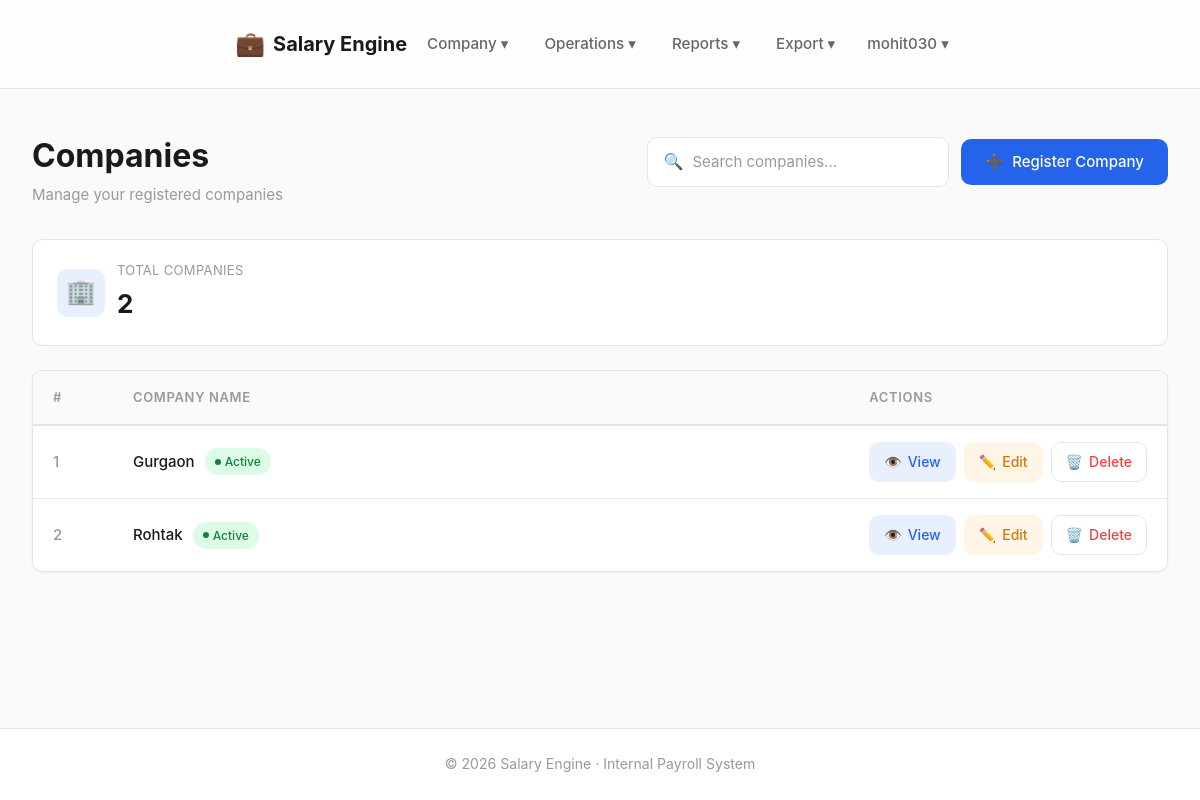
Before: /companies/ (signed in) with the older database file.
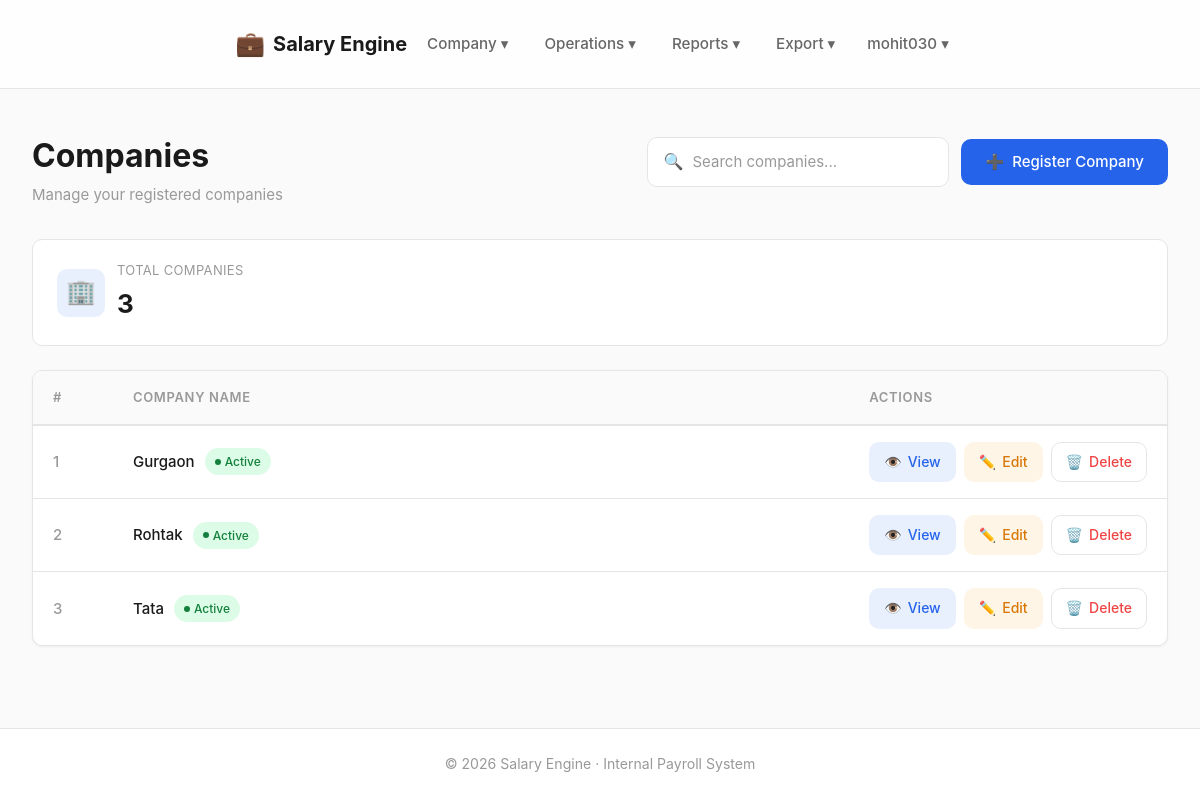
After: the same page with the newer database file.
### companies/models.py (models this page shows, shortened)
class Company(models.Model):
    organisation = models.ForeignKey(
        Organisation,
        on_delete=models.CASCADE,
        related_name="companies"
    )
    serial_no = models.PositiveIntegerField()
    name = models.CharField(max_length=200)
    address = models.TextField(blank=True)
    gst_number = models.CharField(max_length=15, blank=True, help_text="15-character GSTIN")
    contact_name = models.CharField(max_length=150, blank=True)
    contact_phone = models.CharField(max_length=20, blank=True)
    contact_email = models.EmailField(blank=True)
    is_active = models.BooleanField(default=True)
    class Meta:
        unique_together = ("organisation", "serial_no")
        ordering = ["serial_no"]

### companies/views.py (the view)
# urls.py: path("", views.company_list, name="company_list"),
@login_required
def company_list(request):
    org_user = OrganisationUser.objects.filter(user=request.user).first()
    if not org_user:
        return render(
            request,
            "companies/company_list.html",
            {"companies": []}
        )
    companies = Company.objects.filter(
        organisation=org_user.organisation
    ).order_by("serial_no")
    return render(
        request,
        "companies/company_list.html",
        {"companies": companies}
    )

### dashboard/context_processors.py (called while the page is built, shortened)
def approval_badges(request):
    if not request.user.is_authenticated or not request.user.is_staff:
        return {}

### templates/companies/company_list.html (shortened to what the changed rows need)
{% extends "base.html" %}
{% block content %}
<div class="page-container">
    <div class="page-header">
        <div class="header-content">
            <h1 class="page-title">Companies</h1>
        </div>
    </div>
    {% if companies %}
        <div class="stats-bar">
            <div class="stat-item">
                <div class="stat-icon">🏢</div>
                <div class="stat-content">
                    <span class="stat-label">Total Companies</span>
                    <span class="stat-value" id="totalCount">{{ companies|length }}</span>
                </div>
            </div>
        </div>
        <div class="table-container">
            <table class="companies-table">
                <thead>
                    <tr>
                        <th>#</th>
                        <th>Company Name</th>
                        <th>Actions</th>
                    </tr>
                </thead>
                <tbody id="companiesTableBody">
                    {% for company in companies %}
                        <tr class="company-row" data-company-name="{{ company.name|lower }}">
                            <td>
                                <span class="company-serial">{{ company.serial_no }}</span>
                            </td>
                            <td>
                                <div class="company-name">
                                    <span class="company-name-text">{{ company.name }}</span>
                                    {% if company.is_active %}
                                        <span class="company-status active">
                                            <span class="status-dot"></span>
                                            Active
                                        </span>
                                    {% else %}
                                        <span class="company-status inactive">
                                            <span class="status-dot"></span>
                                            Inactive
                                        </span>
                                    {% endif %}
                                </div>
                            </td>
                            <td>
                                <div class="action-buttons">
                                    <a href="{% url 'companies:company_detail' company.id %}" class="action-btn action-btn-view">
                                        <span>👁️</span>
                                        <span>View</span>
                                    </a>
                                    <a href="{% url 'companies:company_edit' company.id %}" class="action-btn action-btn-edit">
                                        <span>✏️</span>
                                        <span>Edit</span>
                                    </a>
                                    <form method="post"
                                          action="{% url 'companies:company_delete' company.id %}"
                                          class="delete-form"
                                          style="display: inline;">
                                        <button type="submit" class="action-btn action-btn-delete">
                                            <span>🗑️</span>
                                            <span>Delete</span>
                                        </button>
                                    </form>
                                </div>
                            </td>
                        </tr>
                    {% endfor %}
                </tbody>
            </table>
        </div>
    {% endif %}
</div>
{% endblock %}

Changed rows visible on the page:
added Company: serial_no "3", name "Tata", is_active True (drawn)
Other visible differences:
{{ companies|length }}: "2" → "3"
